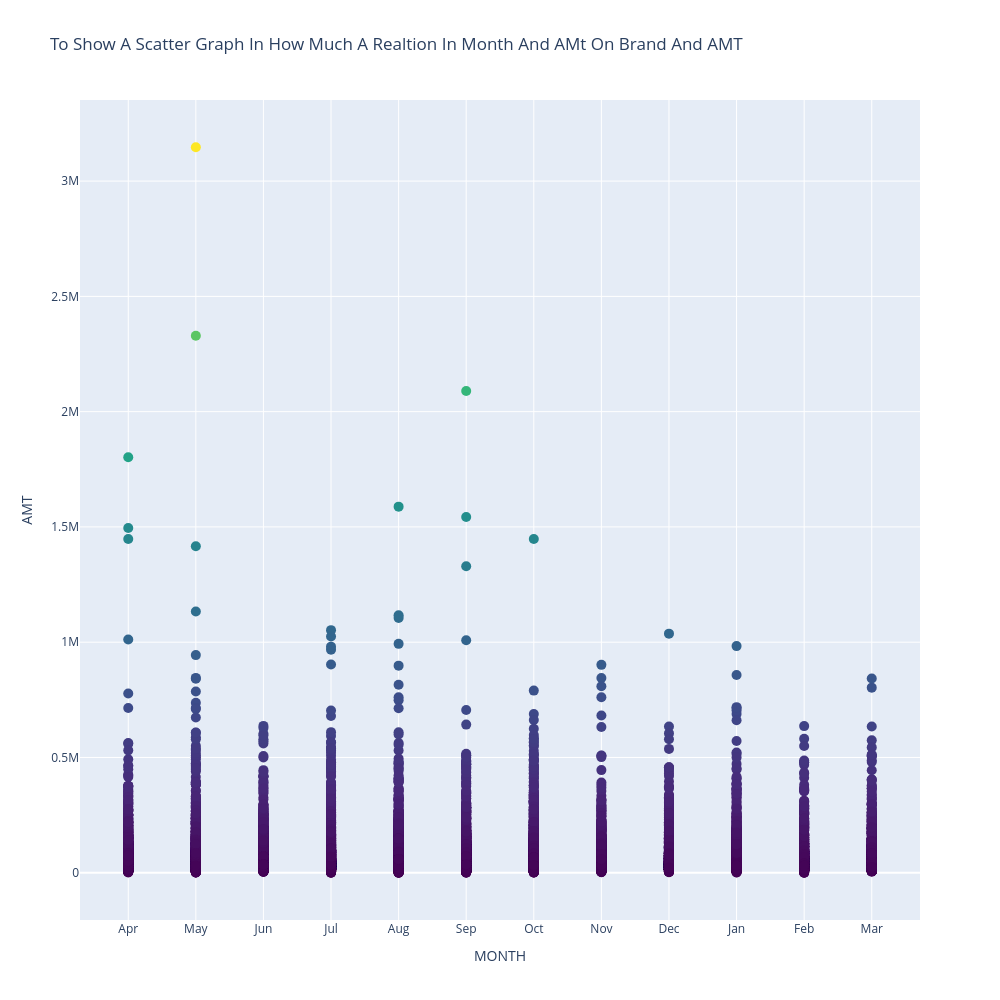

This figure's notebook cell:
### Code cell
fig= go.Figure()
fig.add_trace(go.Scatter( x = df["MONTH"], y =df["AMT"],mode = "markers", marker = dict(size = 10,color = df["AMT"],colorscale ="viridis")
                        ))

fig.update_layout( title = " To Show A Scatter Graph In How Much A Realtion In Month And AMt On Brand And AMT",
                   xaxis_title = "MONTH",
                   yaxis_title = "AMT",
                   height = 1000,
                   width = 1000
                 )
fig.show()

### Figure 1 — Plotly figure (JSON) as saved in the notebook; plotly's stock layout.template omitted (floating-point values rounded to 4 significant figures; data arrays with more than 128 entries replaced by an {"elided": "..."} marker saying what was removed)
{"data": [{"marker": {"color": {"elided": "28603 float values"}, "colorscale": [[0, "#440154"], [0.1111, "#482878"], [0.2222, "#3e4989"], [0.3333, "#31688e"], [0.4444, "#26828e"], [0.5556, "#1f9e89"], [0.6667, "#35b779"], [0.7778, "#6ece58"], [0.8889, "#b5de2b"], [1, "#fde725"]], "size": 10}, "mode": "markers", "type": "scatter", "x": {"elided": "28603 str values"}, "y": {"elided": "28603 float values"}}], "layout": {"height": 1000, "title": {"text": " To Show A Scatter Graph In How Much A Realtion In Month And AMt On Brand And AMT"}, "width": 1000, "xaxis": {"title": {"text": "MONTH"}}, "yaxis": {"title": {"text": "AMT"}}}}
